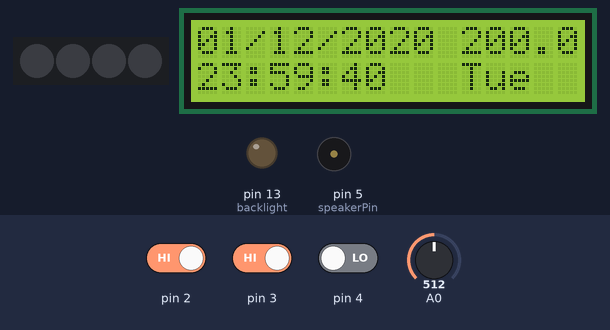
This sketch was run on a simulated Arduino Uno, built with avr-gcc and run on an emulated ATmega328P. On the bench: 4 RGB LEDs in strip order, left to right, 16×2 character LCD, output pins drawn as LEDs (lit = HIGH), buzzer (waves = sounding). The inputs (shaded band) are chosen by the test bench; at power-on: pin 4 LOW, pin 3 HIGH, A0 = 512, pin 2 HIGH.

Above: at 1.2 s.
1.3 s: pin 4 driven HIGH
At 2.3 s:
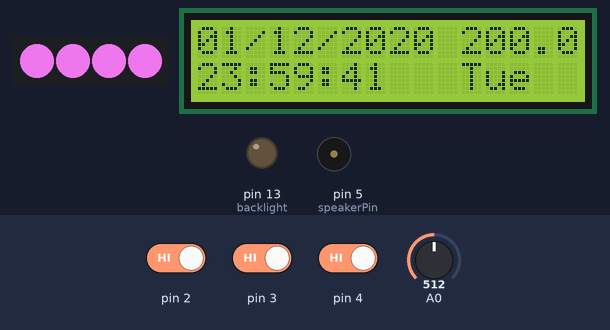
3.4 s: pin 3 driven LOW
At 5.0 s:
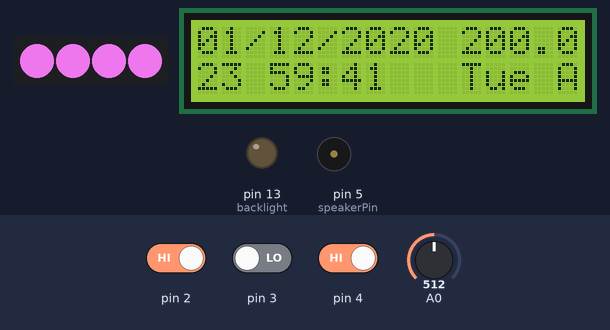
5.5 s: A0 set to 716
At 6.8 s:
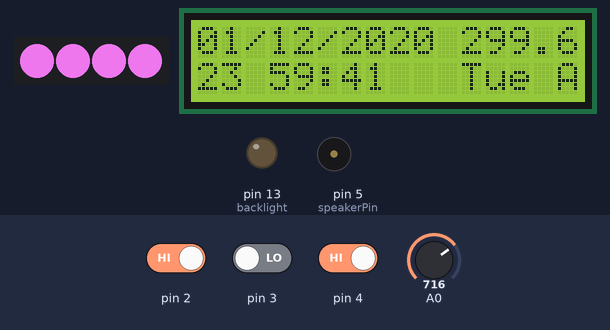
7.3 s: pin 2 driven LOW
At 9.5 s:
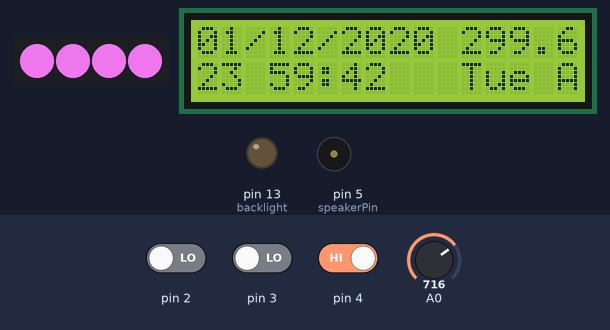
11.2 s: pin 4 driven LOW
At 11.45 s:
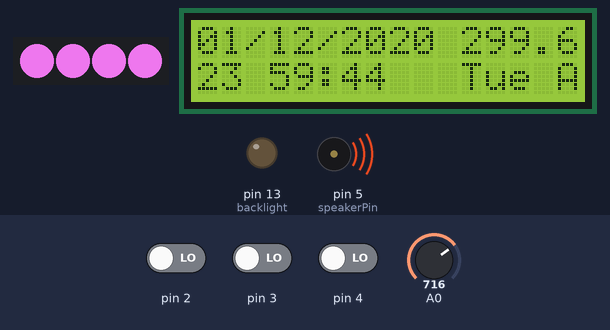
13.2 s: A0 set to 900
At 14.1 s:
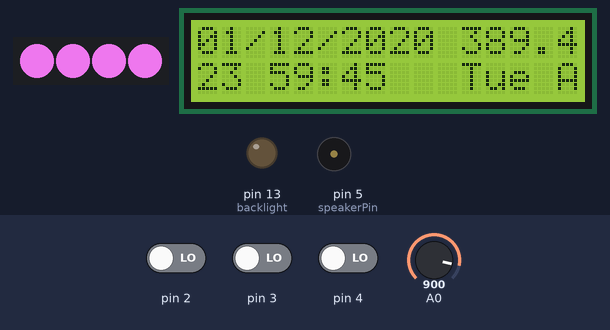
Timing chart, 0 to 16.1 s (numbered marks = the images above; inputs shaded):
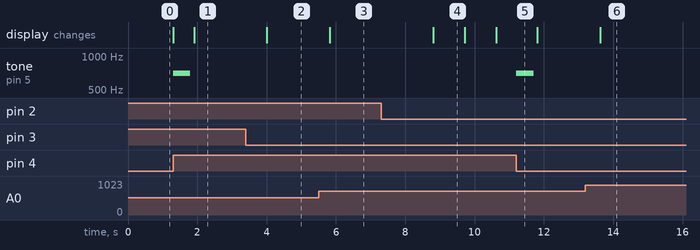

The sketch:

StanciuSinziana_laborator_8.ino
```cpp
#include <util/delay.h>
#include <LiquidCrystal.h>
#include <Adafruit_NeoPixel.h>

LiquidCrystal lcd(12, NULL, 11, 9,8,7,6);

//ora si data calendaristica
int yyyy, m, d, c, leap, yy, cTable, mTable, SummedDate, DoW;
volatile int secunda = 40;
volatile int minut = 59;
volatile int ora = 23;
volatile int zi = 1;
volatile int luna = 12;
volatile int an = 2020;
int ziua_sapt;
unsigned t;
volatile int hr_12 = 0;
volatile int zile_luna [] = {31, 29, 31, 30, 31, 30, 31, 31, 30, 31, 30, 31};
char *zile_sapt[] = {"Mon", "Tue", "Wed", "Thu", "Fri", "Sat","Sun"};
char *ziua_curenta = zile_sapt[1];
volatile int nr_zi_sapt = 1;
const int backlight = 13;
volatile boolean backlight_on;
volatile byte set_mode ;

//temperatura
const int pinTemp = 0;
float temperatura = 0;

//buzzer
const int speakerPin = 5;

//neopixel
const int pinLed = 10;
Adafruit_NeoPixel pixels = Adafruit_NeoPixel(4, pinLed, NEO_GRB + NEO_KHZ800);

void setup() {


  TIMSK1 = (1 << TOIE1); // activare timer overflow
  //TCNT1=0x0BDC;
  TCCR1A = 0;
  TCCR1B = (1 << CS12); // timer start

  attachInterrupt(0,ISR_b1,FALLING);
  attachInterrupt(1,ISR_b2,FALLING);
  //activare PCI2 (buton 3 - PCINT20 - PCI2)

  PCICR  |= (1 << PCIE2);
  PCMSK2 |= (1<<PCINT20);

  //la pornire lumina de fundal a afisajului este oprita
 	 pinMode(backlight, OUTPUT);
  	 digitalWrite(backlight, LOW);
 	 backlight_on = false;

  //setare mod functionare normala
  set_mode = 0;


  pinMode(speakerPin, OUTPUT);
  pixels.begin();

  //configurare LCD
  lcd.begin(16, 2);
  lcd.noCursor();
}

void loop(){

   lcd.setCursor(0, 0);
   if (zi<10) lcd.print("0");
   lcd.print(zi);
   lcd.setCursor(2,0);
   lcd.print("/");
   if (luna<10) lcd.print("0");
   lcd.print(luna);
   lcd.setCursor(5,0);
   lcd.print("/");
   lcd.print(an);

   if(set_mode == 0){
   lcd.setCursor(0, 1);
   if (ora<10) lcd.print("0");
   lcd.print(ora);
   lcd.setCursor(2,1);
   lcd.print(":");
	}
   lcd.setCursor(2,1);
   lcd.print(":");
   if (minut<10) lcd.print("0");
   lcd.print(minut);
   lcd.setCursor(5,1);
   lcd.print(":");
   if (secunda<10) lcd.print("0");
   lcd.print(secunda);
   lcd.setCursor(11,1);
   lcd.print(ziua_curenta);

  	//selectare modificare
  if(set_mode != 0){
     lcd.setCursor(15, 1);
     switch (set_mode) {
       case 1:
         lcd.print("A"); //mod fara am/pm
         break;
       case 2:
         lcd.print("B"); //mod cu am/pm
         break;

     }
   }

  //Afisare AM/PM

  if(set_mode !=0)
  {
    switch(set_mode){
      case 1:
    	lcd.setCursor(0, 1);
   		if (ora<10) lcd.print("0");
   		lcd.print(ora);
    	break;
      case 2:
        if(ora == 0){
      hr_12 = 12;
      lcd.setCursor(0,1);
      lcd.print(hr_12);
      lcd.setCursor(8,1);
      lcd.print("AM");
    }
    else if (ora > 12){
	  hr_12 = ora-12;
      lcd.setCursor(0,1);
      if (hr_12<10)
      lcd.print("0");
      lcd.print(hr_12);
      lcd.setCursor(8,1);
      lcd.print("PM");
    }
    else if(ora == 12) {
      lcd.setCursor(8,1);
      lcd.print("PM");
    }
    else{
      lcd.setCursor(8,1);
      lcd.print("AM");
    }
    break;

  }


 }
  else if(set_mode==0)
  {

    lcd.setCursor(8,1);
    lcd.print("  ");
    lcd.setCursor(15,1);
    lcd.print(" ");
  }

  //Afisarea Temperaturii
  lcd.print(" ");
  lcd.setCursor(11, 0);
   temperatura = GetTemp();
   lcd.print(temperatura);

  delay(900);
}


ISR(TIMER1_OVF_vect) {
	TCNT1=0x0BDC;
 	secunda++;
 if (secunda == 60)
 {
   secunda = 0;
   minut++;
 	if (minut>=60)
   {
     minut = 0;
     ora ++;
     if (ora >= 24)
   {
     ora = 0;
     zi++;
     nr_zi_sapt++;
       if(nr_zi_sapt>=7)
       	 nr_zi_sapt = 0;

     ziua_curenta = zile_sapt[nr_zi_sapt];
     if (zi > zile_luna[luna-1])
     {
         zi = 1;
         luna++;
       if (luna > 12)
       {
         luna = 1;
         an++;
         if (an%4 == 0) zile_luna[1] = 29;
         else zile_luna[1] = 28;
 		}
 		}
 	}
 	}
 }

}

void ISR_b1() {
  TIMSK1 = (1 << TOIE1); // activare timer overflow
  TCCR1A = 0;
  TCCR1B = (1 << CS12); // timer start
	pixels.clear();
  _delay_ms(600);
}

void ISR_b2()
{

  set_mode++;
  if (set_mode==3) set_mode=0;

  _delay_ms(600);
}

ISR(PCINT2_vect) {

    TIMSK1 = 0;
    TCCR1A = 0;
    TCCR1B = 0; // timer stop
  	tone(speakerPin,700,500);
  	delay(200);
  	digitalWrite(speakerPin,LOW);
  	for(int i=0;i<4;i++){
          pixels.setPixelColor(i, pixels.Color(200, 100, 200));
          pixels.show();

        }
  _delay_ms(600);
 }


float GetTemp(void)
{
  float rezultat;

  rezultat = (double)analogRead(A0)/1024;
  Serial.print(rezultat);
  rezultat = (rezultat*5-0.5)*100;
  return rezultat;

}
```

Measured:
- after the input at 1.3 s, tone on pin 5 (speakerPin): silent → 700 Hz at once, → silent 0.50 s later
- after the input at 3.4 s, the display: changes after 0.61 s (image 2)
- after the input at 5.5 s, the display: changes after 0.32 s (image 3)
- after the input at 7.3 s, the display: changes after 1.5 s (image 4)
- after the input at 11.2 s, tone on pin 5 (speakerPin): silent → 700 Hz at once, → silent 0.50 s later
- after the input at 13.2 s, the display: changes after 0.42 s (image 6)
- what the display in image 4 shows lasts 0.9 s, from 8.8 s to 9.7 s
